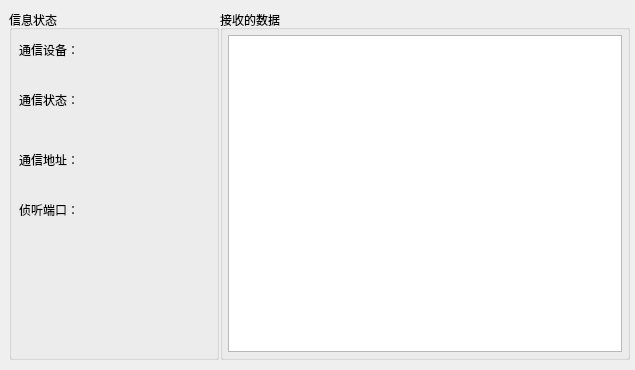
<?xml version="1.0" encoding="UTF-8"?>
<ui version="4.0">
 <class>ANetWorker</class>
 <widget class="QWidget" name="ANetWorker">
  <property name="geometry">
   <rect>
    <x>0</x>
    <y>0</y>
    <width>635</width>
    <height>370</height>
   </rect>
  </property>
  <property name="windowTitle">
   <string>Form</string>
  </property>
  <widget class="QGroupBox" name="groupBox">
   <property name="geometry">
    <rect>
     <x>9</x>
     <y>10</y>
     <width>210</width>
     <height>350</height>
    </rect>
   </property>
   <property name="title">
    <string>信息状态</string>
   </property>
   <widget class="QLabel" name="label">
    <property name="geometry">
     <rect>
      <x>10</x>
      <y>30</y>
      <width>60</width>
      <height>20</height>
     </rect>
    </property>
    <property name="text">
     <string>通信设备：</string>
    </property>
   </widget>
   <widget class="QLabel" name="port_Label">
    <property name="geometry">
     <rect>
      <x>10</x>
      <y>190</y>
      <width>60</width>
      <height>20</height>
     </rect>
    </property>
    <property name="text">
     <string>侦听端口：</string>
    </property>
   </widget>
   <widget class="QLabel" name="label_3">
    <property name="geometry">
     <rect>
      <x>10</x>
      <y>80</y>
      <width>60</width>
      <height>20</height>
     </rect>
    </property>
    <property name="text">
     <string>通信状态：</string>
    </property>
   </widget>
   <widget class="QLabel" name="deviceValue_Label">
    <property name="geometry">
     <rect>
      <x>70</x>
      <y>30</y>
      <width>130</width>
      <height>20</height>
     </rect>
    </property>
    <property name="text">
     <string/>
    </property>
   </widget>
   <widget class="QLabel" name="portValue_Label">
    <property name="geometry">
     <rect>
      <x>70</x>
      <y>190</y>
      <width>130</width>
      <height>20</height>
     </rect>
    </property>
    <property name="text">
     <string/>
    </property>
   </widget>
   <widget class="QLabel" name="stateValue_Label">
    <property name="geometry">
     <rect>
      <x>70</x>
      <y>80</y>
      <width>130</width>
      <height>20</height>
     </rect>
    </property>
    <property name="text">
     <string/>
    </property>
   </widget>
   <widget class="QLabel" name="host_Label">
    <property name="geometry">
     <rect>
      <x>10</x>
      <y>140</y>
      <width>60</width>
      <height>20</height>
     </rect>
    </property>
    <property name="sizePolicy">
     <sizepolicy hsizetype="Preferred" vsizetype="Preferred">
      <horstretch>0</horstretch>
      <verstretch>0</verstretch>
     </sizepolicy>
    </property>
    <property name="text">
     <string>通信地址：</string>
    </property>
   </widget>
   <widget class="QLabel" name="hostValue_Label">
    <property name="geometry">
     <rect>
      <x>70</x>
      <y>140</y>
      <width>130</width>
      <height>20</height>
     </rect>
    </property>
    <property name="text">
     <string/>
    </property>
   </widget>
  </widget>
  <widget class="QGroupBox" name="groupBox_2">
   <property name="geometry">
    <rect>
     <x>220</x>
     <y>10</y>
     <width>410</width>
     <height>350</height>
    </rect>
   </property>
   <property name="title">
    <string>接收的数据</string>
   </property>
   <layout class="QHBoxLayout" name="horizontalLayout">
    <property name="leftMargin">
     <number>5</number>
    </property>
    <property name="topMargin">
     <number>5</number>
    </property>
    <property name="rightMargin">
     <number>5</number>
    </property>
    <property name="bottomMargin">
     <number>5</number>
    </property>
    <item>
     <widget class="QTextBrowser" name="textBrowser">
      <property name="lineWrapMode">
       <enum>QTextEdit::NoWrap</enum>
      </property>
     </widget>
    </item>
   </layout>
  </widget>
 </widget>
 <resources/>
 <connections/>
</ui>
